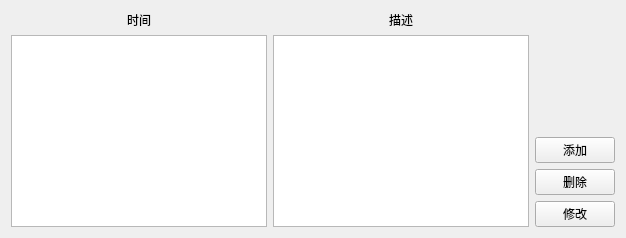
        <widget class="QWidget" name="times">
         <property name="accessibleName">
          <string/>
         </property>
         <attribute name="title">
          <string>时间</string>
         </attribute>
         <layout class="QGridLayout" name="gridLayout_2">
          <item row="0" column="2">
           <widget class="QLabel" name="description_tip">
            <property name="sizePolicy">
             <sizepolicy hsizetype="Preferred" vsizetype="Fixed">
              <horstretch>0</horstretch>
              <verstretch>0</verstretch>
             </sizepolicy>
            </property>
            <property name="text">
             <string>描述</string>
            </property>
            <property name="alignment">
             <set>Qt::AlignmentFlag::AlignCenter</set>
            </property>
           </widget>
          </item>
          <item row="2" column="3">
           <widget class="QPushButton" name="add_button">
            <property name="cursor">
             <cursorShape>PointingHandCursor</cursorShape>
            </property>
            <property name="text">
             <string>添加</string>
            </property>
           </widget>
          </item>
          <item row="1" column="1" rowspan="4">
           <widget class="QListWidget" name="time_list">
            <property name="cursor" stdset="0">
             <cursorShape>ArrowCursor</cursorShape>
            </property>
            <property name="dragDropMode">
             <enum>QAbstractItemView::DragDropMode::NoDragDrop</enum>
            </property>
            <property name="selectionMode">
             <enum>QAbstractItemView::SelectionMode::SingleSelection</enum>
            </property>
            <property name="movement">
             <enum>QListView::Movement::Static</enum>
            </property>
            <property name="flow">
             <enum>QListView::Flow::TopToBottom</enum>
            </property>
            <property name="resizeMode">
             <enum>QListView::ResizeMode::Fixed</enum>
            </property>
            <property name="layoutMode">
             <enum>QListView::LayoutMode::SinglePass</enum>
            </property>
            <property name="viewMode">
             <enum>QListView::ViewMode::ListMode</enum>
            </property>
           </widget>
          </item>
          <item row="1" column="2" rowspan="4">
           <widget class="QTextEdit" name="description"/>
          </item>
          <item row="0" column="1">
           <widget class="QLabel" name="time_tip">
            <property name="sizePolicy">
             <sizepolicy hsizetype="Preferred" vsizetype="Fixed">
              <horstretch>0</horstretch>
              <verstretch>0</verstretch>
             </sizepolicy>
            </property>
            <property name="text">
             <string>时间</string>
            </property>
            <property name="alignment">
             <set>Qt::AlignmentFlag::AlignCenter</set>
            </property>
           </widget>
          </item>
          <item row="4" column="3">
           <widget class="QPushButton" name="edit_button">
            <property name="cursor">
             <cursorShape>PointingHandCursor</cursorShape>
            </property>
            <property name="styleSheet">
             <string notr="true"/>
            </property>
            <property name="text">
             <string>修改</string>
            </property>
           </widget>
          </item>
          <item row="3" column="3">
           <widget class="QPushButton" name="delete_button">
            <property name="cursor">
             <cursorShape>PointingHandCursor</cursorShape>
            </property>
            <property name="text">
             <string>删除</string>
            </property>
           </widget>
          </item>
         </layout>
        </widget>
